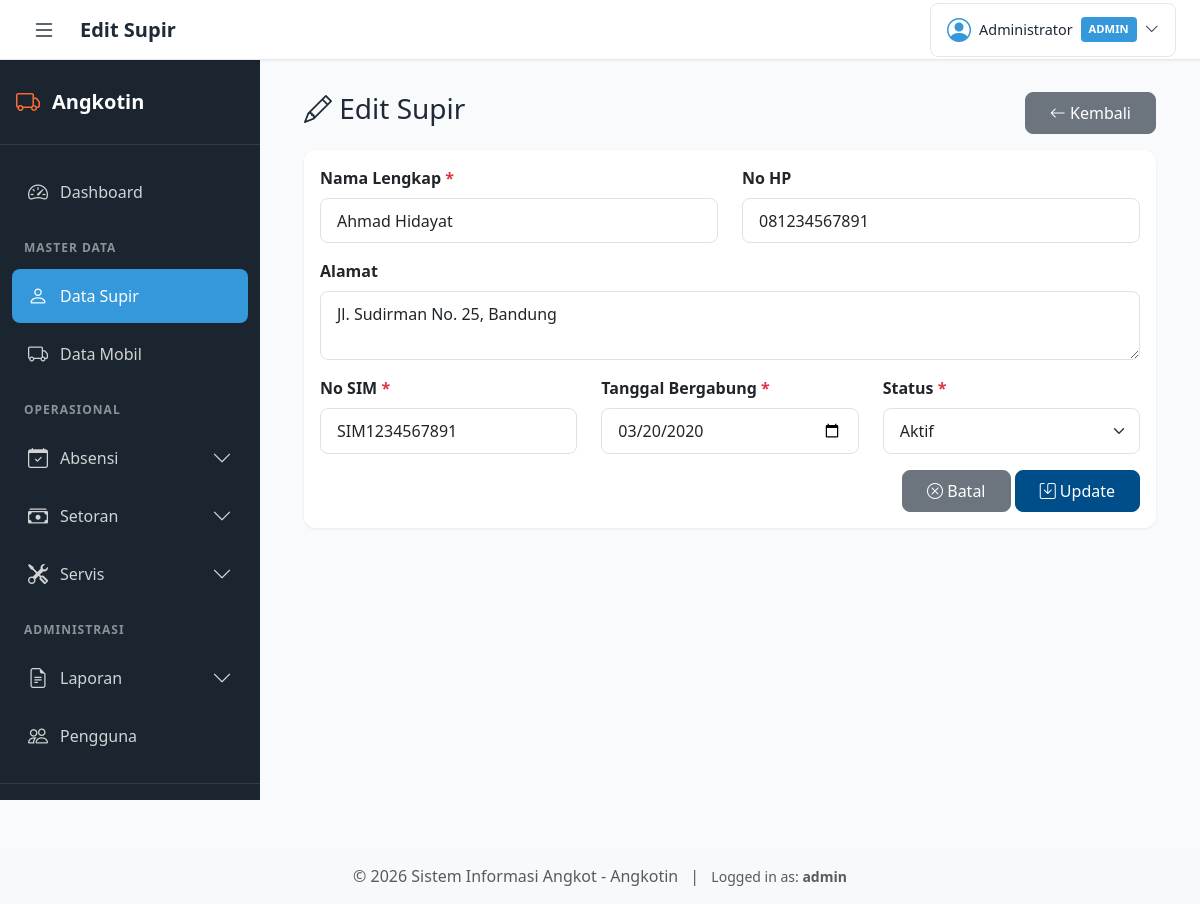
Screenshot of /admin/supir/edit.php?id=2 (signed in) with the database file from the repository.
### tables this page shows
CREATE TABLE supir (
    id_supir INT PRIMARY KEY AUTO_INCREMENT,
    nama_supir VARCHAR(100) NOT NULL,
    no_hp VARCHAR(15),
    alamat TEXT,
    no_sim VARCHAR(20),
    tanggal_bergabung DATE,
    status ENUM('aktif', 'nonaktif') DEFAULT 'aktif',
    created_at TIMESTAMP DEFAULT CURRENT_TIMESTAMP,
    updated_at TIMESTAMP DEFAULT CURRENT_TIMESTAMP ON UPDATE CURRENT_TIMESTAMP,
    INDEX idx_nama (nama_supir),
    INDEX idx_status (status)
);

### admin/supir/edit.php (the view, shortened to what this page needs)
<?php
require_once '../../config/database.php';
$id = isset($_GET['id']) ? (int) $_GET['id'] : 0;
$stmt = $conn->prepare("SELECT * FROM supir WHERE id_supir = ?");
$stmt->bind_param("i", $id);
$stmt->execute();
$result = $stmt->get_result();
$supir = $result->fetch_assoc();
include '../../includes/header.php';
?>
<div class="container-fluid">
    <div class="row mb-3">
        <div class="col-md-6">
            <h3><i class="bi bi-pencil"></i> Edit Supir</h3>
        </div>
        <div class="col-md-6 text-end">
            <a href="index.php" class="btn btn-secondary">
                <i class="bi bi-arrow-left"></i> Kembali
            </a>
        </div>
    </div>
    <div class="card">
        <div class="card-body">
            <form method="POST" action="" class="needs-validation" novalidate>
                <div class="row">
                    <div class="col-md-6">
                        <div class="mb-3">
                            <label for="nama_supir" class="form-label">Nama Lengkap <span
                                    class="text-danger">*</span></label>
                            <input type="text" class="form-control" id="nama_supir" name="nama_supir"
                                value="<?php echo $supir['nama_supir']; ?>" required>
                        </div>
                    </div>
                    <div class="col-md-6">
                        <div class="mb-3">
                            <label for="no_hp" class="form-label">No HP</label>
                            <input type="text" class="form-control" id="no_hp" name="no_hp"
                                value="<?php echo $supir['no_hp']; ?>" placeholder="081234567890">
                        </div>
                    </div>
                </div>
                <div class="mb-3">
                    <label for="alamat" class="form-label">Alamat</label>
                    <textarea class="form-control" id="alamat" name="alamat"
                        rows="2"><?php echo $supir['alamat']; ?></textarea>
                </div>
                <div class="row">
                    <div class="col-md-4">
                        <div class="mb-3">
                            <label for="no_sim" class="form-label">No SIM <span class="text-danger">*</span></label>
                            <input type="text" class="form-control" id="no_sim" name="no_sim"
                                value="<?php echo $supir['no_sim']; ?>" required>
                        </div>
                    </div>
                    <div class="col-md-4">
                        <div class="mb-3">
                            <label for="tanggal_bergabung" class="form-label">Tanggal Bergabung <span
                                    class="text-danger">*</span></label>
                            <input type="date" class="form-control date-max-today" id="tanggal_bergabung"
                                name="tanggal_bergabung" value="<?php echo $supir['tanggal_bergabung']; ?>" required>
                        </div>
                    </div>
                    <div class="col-md-4">
                        <div class="mb-3">
                            <label for="status" class="form-label">Status <span class="text-danger">*</span></label>
                            <select class="form-select" id="status" name="status" required>
                                <option value="aktif" <?php echo $supir['status'] === 'aktif' ? 'selected' : ''; ?>>Aktif
                                </option>
                            </select>
                        </div>
                    </div>
                </div>
                <div class="text-end">
                    <a href="index.php" class="btn btn-secondary">
                        <i class="bi bi-x-circle"></i> Batal
                    </a>
                    <button type="submit" class="btn btn-primary">
                        <i class="bi bi-save"></i> Update
                    </button>
                </div>
            </form>
        </div>
    </div>
</div>
<?php include '../../includes/footer.php'; ?>

### assets/css/style.css (style rules this page uses)
:root { --primary-color: #0d6efd; --secondary-color: #6c757d; --success-color: #198754; --danger-color: #dc3545; --warning-color: #ffc107; --info-color: #0dcaf0; --dark-color: #212529; --light-color: #f8f9fa; --angkot-orange: #ff6b35; --angkot-blue: #004e89; --sidebar-bg: #1A252F; --sidebar-hover: #2C3E50; --header-bg: #FFFFFF; --header-border: #E5E7EB; --content-bg: #F9FAFB; --text-primary: #1F2937; --text-secondary: #6B7280; --accent-blue: #3498DB; --sidebar-width: 260px; --sidebar-collapsed-width: 70px; --header-height: 60px; --transition-speed: 0.3s; }
* { margin: 0; padding: 0; box-sizing: border-box; }
body { font-family: 'Segoe UI', Tahoma, Geneva, Verdana, sans-serif; background-color: var(--content-bg); color: var(--text-primary); min-height: 100vh; display: flex; flex-direction: column; }
.card { border: none; border-radius: 12px; box-shadow: 0 1px 3px rgba(0, 0, 0, 0.08); transition: transform 0.3s ease, box-shadow 0.3s ease; background-color: white; }
.btn { border-radius: 8px; padding: 0.5rem 1.5rem; font-weight: 500; transition: all 0.3s ease; }
.btn-primary { background-color: var(--angkot-blue); border-color: var(--angkot-blue); }
.form-control, .form-select { border-radius: 8px; border: 1px solid #dee2e6; padding: 0.6rem 1rem; transition: border-color 0.3s ease, box-shadow 0.3s ease; }
.form-label { font-weight: 600; color: var(--dark-color); margin-bottom: 0.5rem; }

### rows the page displays
supir: nama_supir "Ahmad Hidayat", no_hp "081234567891", alamat "Jl. Sudirman No. 25, Bandung", no_sim "SIM1234567891", tanggal_bergabung "03/20/2020", status "Aktif"

### other values shown
$page_title "Edit Supir"
get_user_fullname() "Administrator"
get_user_role() "ADMIN"
get_username() "admin"
